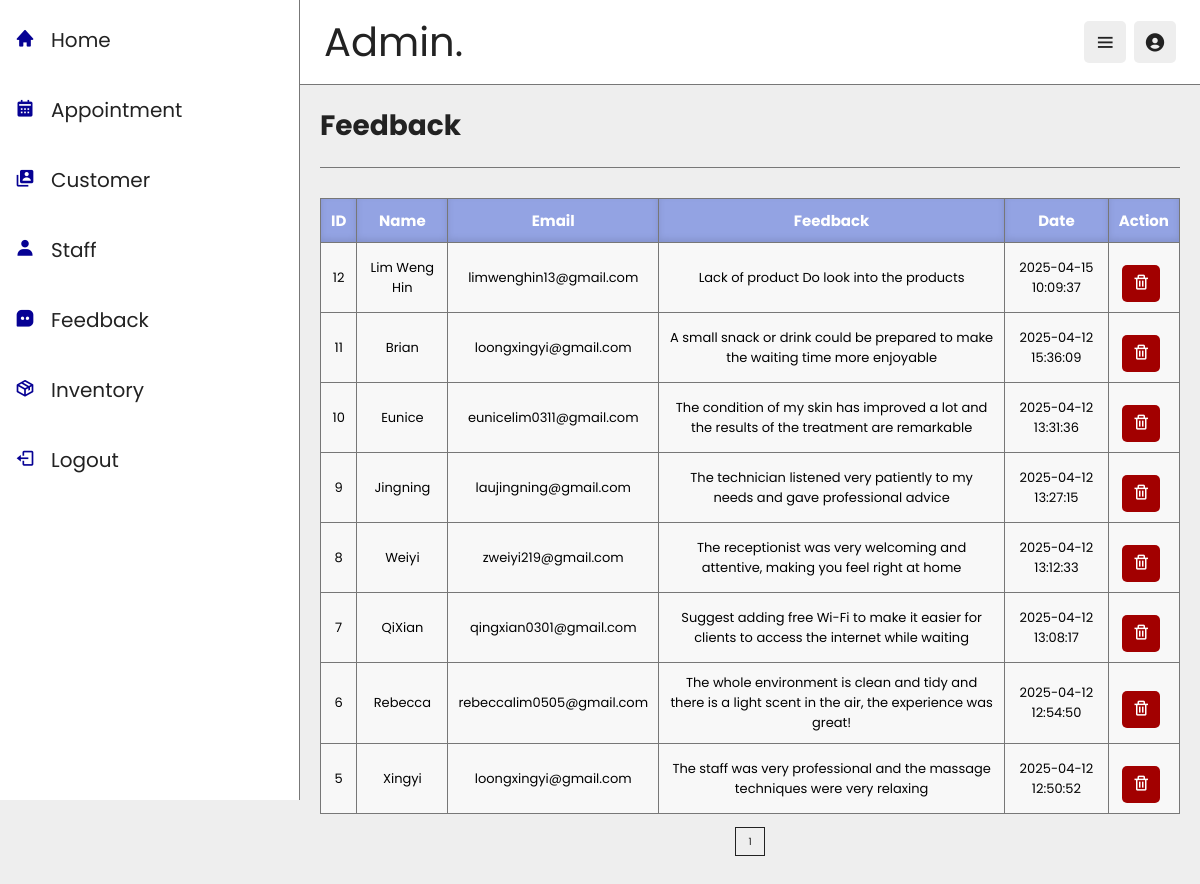
Page /admin_feedback.php on the committed database.
### tables this page shows
CREATE TABLE `feedback` (
  `id` int(10) NOT NULL,
  `name` varchar(100) NOT NULL,
  `email` varchar(100) NOT NULL,
  `feedback` text NOT NULL,
  `created_at` datetime NOT NULL DEFAULT current_timestamp()
);

### admin_feedback.php (the view, shortened to what this page needs)
<?php
include 'config.php';
$records_per_page = 10;
$current_page = isset($_GET['page']) ? (int)$_GET['page'] : 1;
$start = ($current_page - 1) * $records_per_page;
$total_records_query = "SELECT COUNT(*) as total FROM feedback";
$total_records_result = $conn->query($total_records_query);
$total_records = $total_records_result->fetch_assoc()['total'];
$total_pages = ceil($total_records / $records_per_page);
$query = "SELECT * FROM feedback ORDER BY created_at DESC LIMIT $start, $records_per_page";
$feedbacks = $conn->query($query);
?>
<!DOCTYPE html>
<html lang="en">
<head>
    <link rel="stylesheet" href="css/admin_feedback.css">
    <link rel="stylesheet" href="https://unpkg.com/boxicons@2.1.4/css/boxicons.min.css">
</head>
<body>
<header class="header">
    <div class="flex">
        <a href="admin_home.php" class="logo">Admin.</a>
        <div class="icons">
            <div id="menu-btn" class="bx bx-menu"></div>
            <div id="user-btn" class="bx bxs-user-circle"></div>
        </div>
    </div>
</header>
<div class="side-bar">
    <nav class="navbar">
        <a href="admin_home.php"><i class='bx bxs-home'></i><span>Home</span></a>
        <a href="admin_appointment.php"><i class='bx bxs-calendar'></i><span>Appointment</span></a>
        <a href="customer.php"><i class='bx bxs-user-account'></i><span>Customer</span></a>
        <a href="staff.php"><i class='bx bxs-user'></i><span>Staff</span></a>
        <a href="admin_feedback.php"><i class='bx bxs-message-square-dots'></i><span>Feedback</span></a>
        <a href="inventory.php"><i class='bx bx-package'></i><span>Inventory</span></a>
        <a href="home.php" onclick="return confirm('Logout from this website?');"><i class='bx bx-log-out'></i><span>Logout</span></a>
    </nav>
</div>
<section class="dashboard">
    <h1 class="heading">Feedback</h1>
    <div class="feedback-table">
        <table>
            <thead>
                <tr>
                    <th>ID</th>
                    <th>Name</th>
                    <th>Email</th>
                    <th>Feedback</th>
                    <th>Date</th>
                    <th>Action</th>
                </tr>
            </thead>
            <tbody>
                <?php if ($feedbacks->num_rows > 0): ?>
                    <?php while ($row = $feedbacks->fetch_assoc()): ?>
                        <?php
                        $name = isset($row['name']) ? htmlspecialchars($row['name']) : 'N/A';
                        $email = isset($row['email']) ? htmlspecialchars($row['email']) : 'N/A';
                        $message = isset($row['feedback']) && !is_null($row['feedback']) ? htmlspecialchars($row['feedback']) : 'No message provided';
                        $created_at = isset($row['created_at']) ? htmlspecialchars($row['created_at']) : 'N/A';
                        $feedback_id = htmlspecialchars($row['id']);
                        ?>
                        <tr>
                            <td><?= $feedback_id ?></td>
                            <td><?= $name ?></td>
                            <td><?= $email ?></td>
                            <td><?= $message ?></td>
                            <td><?= $created_at ?></td>
                            <td>
                                <a href="delete_feedback.php?id=<?= $feedback_id ?>" class="delete-btn" onclick="return confirm('Are you sure you want to delete this feedback?')">
                                    <i class='bx bx-trash'></i>
                                </a>
                            </td>
                        </tr>
                    <?php endwhile; ?>
                <?php else: ?>
                    <tr><td colspan="6">No feedback found</td></tr>
                <?php endif; ?>
            </tbody>
        </table>
    </div>
    <div class="pagination">
        <?php for ($i = 1; $i <= $total_pages; $i++): ?>
            <a href="?page=<?= $i ?>" <?= ($i == $current_page) ? 'class="active"' : '' ?>>
                <?= $i ?>
            </a>
        <?php endfor; ?>
    </div>
</section>
</body>
</html>

### admin_feedback.css (style rules this page uses)
:root { --main-color: #93a3e3; --black: #222; --white: #fff; --brown: #291500; --blue: #060194; --green: #00851d; --red: #a20000; --light-black: #777; --light-white: #fff9; --light-brown: #fff1e3; --light-blue: #3f69d3; --dark-bg: rgba(0,0,0,.7); --light-bg: #eee; --border: 1px solid var(--light-black); --box-shadow: 3px 5px rgba(0,0,0,.1); --text-shadow: 0 24px 48px rgba(0,0,0,.3); }
* { font-family: "Poppins", sans-serif; margin: 0; padding: 0; box-sizing: border-box; outline: none; border: none; text-decoration: none; }
html { font-size: 62.5%; overflow-x: hidden; }
body { padding-bottom: 120px; background: var(--light-bg); padding-left: 300px; transition: padding-left .3s ease; }
section { padding: 20px; margin: 0 auto; max-width: 1200px; }
.heading { font-size: 28px; color: var(--black); text-transform: capitalize; padding-bottom: 20px; margin-bottom: 30px; border-bottom: var(--border); }
.btn, .option-btn, .delete-btn, .inline-btn, .inline-option-btn, .inline-delete-btn { margin-top: 12px; border-radius: 5px; padding: 10px 24px; cursor: pointer; color: var(--white); font-size: 16px; text-align: center; text-transform: capitalize; }
.btn, .option-btn, .delete-btn { display: block; width: 100%; }
.delete-btn, .inline-delete-btn { background: var(--red); }
.header { position: sticky; top: 0; left: 0; right: 0; background: var(--white); border-bottom: var(--border); z-index: 1200; }
.header .flex { display: flex; align-items: center; padding: 12px 24px; justify-content: space-between; position: relative; }
.header .flex .logo { font-size: 40px; color: var(--black); }
.header .flex .icons div { margin-left: 5px; height: 42px; width: 42px; line-height: 42px; font-size: 22px; color: var(--black); cursor: pointer; background: var(--light-bg); border-radius: 5px; text-align: center; }
.side-bar { position: fixed; top: 0; left: 0; height: 100vh; background: var(--white); width: 300px; border-right: var(--border); z-index: 1200; transition: left .3s ease; }
.side-bar .navbar a { display: block; padding: 15px; font-size: 20px; margin: 10px 0; }
.side-bar .navbar a i { margin-right: 16px; color: var(--blue); transition: .3s ease; }
.side-bar .navbar a span { color: var(--black); }
.feedback-table table { width: 100%; border-collapse: collapse; margin-top: 20px; background: var(--light-white); }
.feedback-table th, .feedback-table td { border: 1px solid var(--light-black); padding: 10px; text-align: center; font-size: 13px; }
.feedback-table th { background: var(--main-color); color: var(--white); font-weight: bold; box-shadow: inset 0 -3px 6px rgba(0, 0, 0, 0.1); font-size: 15px; }
.pagination { text-align: center; margin-top: 20px; }
.pagination a { padding: 6px 12px; margin: 0 5px; border: 1px solid var(--black); text-decoration: none; color: var(--black); background: var(--light-bg); }
.option-btn, .delete-btn { display: inline-block; padding: 5px 10px; margin-right: 5px; font-size: 18px; text-decoration: none; width: auto; height: auto; line-height: 1.5; text-align: center; }

### rows in the picture
feedback: id "12", name "Lim Weng Hin", email "limwenghin13@gmail.com", feedback "Lack of product Do look into the products", created_at "2025-04-15 10:09:37"
feedback: id "11", name "Brian", email "loongxingyi@gmail.com", feedback "A small snack or drink could be prepared to make the waiting time more enjoyable", created_at "2025-04-12 15:36:09"
feedback: id "10", name "Eunice", email "eunicelim0311@gmail.com", feedback "The condition of my skin has improved a lot and the results of the treatment are remarkable", created_at "2025-04-12 13:31:36"
feedback: id "9", name "Jingning", email "laujingning@gmail.com", feedback "The technician listened very patiently to my needs and gave professional advice", created_at "2025-04-12 13:27:15"
feedback: id "8", name "Weiyi", email "zweiyi219@gmail.com", feedback "The receptionist was very welcoming and attentive, making you feel right at home", created_at "2025-04-12 13:12:33"
feedback: id "7", name "QiXian", email "qingxian0301@gmail.com", feedback "Suggest adding free Wi-Fi to make it easier for clients to access the internet while waiting", created_at "2025-04-12 13:08:17"
feedback: id "6", name "Rebecca", email "rebeccalim0505@gmail.com", feedback "The whole environment is clean and tidy and there is a light scent in the air, the experience was great!", created_at "2025-04-12 12:54:50"
feedback: id "5", name "Xingyi", email "loongxingyi@gmail.com", feedback "The staff was very professional and the massage techniques were very relaxing", created_at "2025-04-12 12:50:52"
